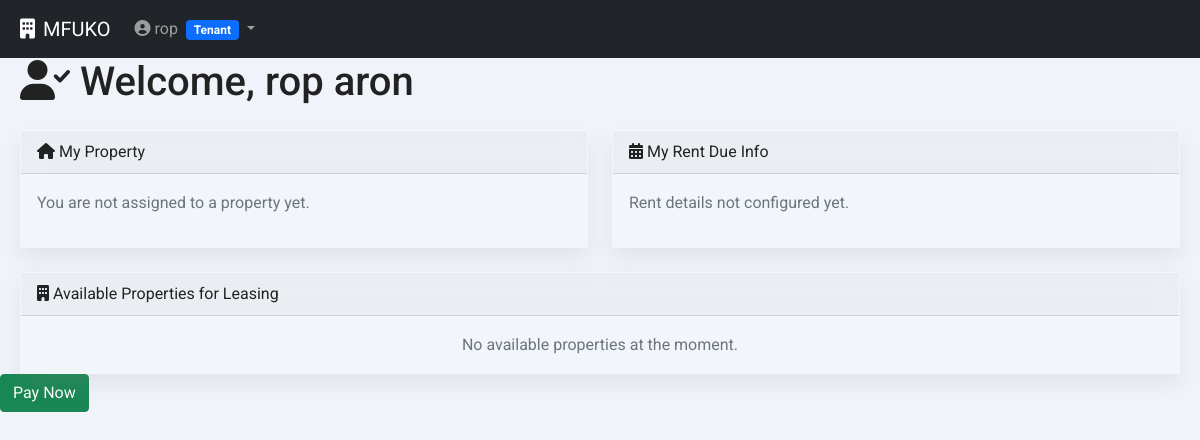
The app's page /tenant/dashboard (signed in) with its own data.
### app/models.py (models this page shows, shortened)
class User(db.Model, UserMixin):
    __tablename__ = 'user'
    id = db.Column(db.Integer, primary_key=True)
    username = db.Column(db.String(255), unique=True, nullable=True)
    email = db.Column(db.String(120), unique=True, nullable=False)
    password = db.Column(db.String(255), nullable=False)
    active = db.Column(db.Boolean(), default=True)
    fs_uniquifier = db.Column(db.String(64), unique=True, nullable=False)
    confirmed_at = db.Column(db.DateTime)
    last_login_at = db.Column(db.DateTime)
    current_login_at = db.Column(db.DateTime)
    last_login_ip = db.Column(db.String(100))
    current_login_ip = db.Column(db.String(100))
    login_count = db.Column(db.Integer)
    first_name = db.Column(db.String(100))
    last_name = db.Column(db.String(100))
    us_phone_number = db.Column(db.String(20))
    county_id = db.Column(db.Integer, db.ForeignKey('county.id', ondelete='SET NULL'), nullable=True)
    county = db.relationship('County', backref='users')
    language = db.Column(db.String(10), default='en')
    notification_preferences = db.Column(db.Text, default='{}')
    roles = db.relationship('Role', secondary='roles_users', backref=db.backref('users', lazy='dynamic'))
    properties = db.relationship('Property', backref='landlord', lazy=True)
    tenant_profile = db.relationship('Tenant', uselist=False, backref='user', cascade="all, delete-orphan")
    payments_made = db.relationship('Payment', backref='payer', lazy=True)
    audit_logs = db.relationship('AuditLog', backref='user', lazy=True)
    @property
    def prefs(self):
        try:
            return json.loads(self.notification_preferences) if self.notification_preferences else {}
        except json.JSONDecodeError:
            return {}

class Role(db.Model):
    __tablename__ = 'role'
    id = db.Column(db.Integer, primary_key=True)
    name = db.Column(db.String(50), unique=True, nullable=False)
    description = db.Column(db.String(255))

### app/routes.py (the view, shortened to what this page needs)
@main.route('/tenant/dashboard')
@login_required
@roles_required('tenant')
def tenant_dashboard():
    try:
        tenant = Tenant.query.filter_by(user_id=current_user.id).first()
        if not tenant:
            flash(_l('No tenant profile found. Contact your landlord.'), 'warning')
            return redirect(url_for('main.index'))
        today = datetime.utcnow().date()
        current_month_start = today.replace(day=1)
        due_day = tenant.due_day_of_month or 1
        try:
            due_date = current_month_start.replace(day=due_day)
        except ValueError:
            due_date = (current_month_start.replace(day=1) + timedelta(days=31)).replace(day=1) - timedelta(days=1)
        units = Unit.query.filter(Unit.status == 'vacant').all()
        available_properties = {}
        available_properties = list(available_properties.values())
        return render_template('tenant_dashboard.html', tenant=tenant, due_date=due_date, available_properties=available_properties)
    except Exception as e:
        logging.error(f"Dashboard error: {str(e)}")
        flash(_l('An error occurred while loading the dashboard. Please try again.'), 'danger')
        return redirect(url_for('main.index'))

### app/routes.py (called while the page is built)
def roles_required(*required_roles):
    def decorator(f):
        @wraps(f)
        def decorated_function(*args, **kwargs):
            if not current_user.is_authenticated:
                return redirect(url_for('main.login'))
            user_roles = {role.name for role in current_user.roles}
            if not set(required_roles).issubset(user_roles):
                flash(_l('You do not have the required permissions to access this page.'), 'danger')
                return redirect(url_for('main.index'))
            return f(*args, **kwargs)
        return decorated_function
    return decorator

### app/templates/tenant_dashboard.html (shortened to what this page needs)
{% extends 'base.html' %}
{% block content %}
<div class="dashboard-container jarallax" data-jarallax data-speed="0.8">
    <div class="container">
        <h1 class="mb-4" data-aos="fade-down"><i class="fas fa-user-check"></i> {{ _('Welcome,') }} {{ current_user.first_name }} {{ current_user.last_name }}</h1>
        <div class="row g-4 mb-4">
            <div class="col-md-6" data-aos="fade-up">
                <div class="card bg-glass">
                    <div class="card-header">
                        <i class="fas fa-home"></i> {{ _('My Property') }}
                    </div>
                    <div class="card-body">
                        {% if tenant.unit and tenant.property %}
                            <p><strong>{{ _('Property Name:') }}</strong> {{ tenant.property.name }}</p>
                            <p><strong>{{ _('Address:') }}</strong> {{ tenant.property.address }}</p>
                            <p><strong>{{ _('Type:') }}</strong> {{ tenant.property.property_type }}</p>
                            <p><strong>{{ _('Unit:') }}</strong> {{ tenant.unit.unit_number }}</p>
                        {% else %}
                            <p class="text-muted">{{ _('You are not assigned to a property yet.') }}</p>
                        {% endif %}
                    </div>
                </div>
            </div>
            <div class="col-md-6" data-aos="fade-up" data-aos-delay="200">
                <div class="card bg-glass">
                    <div class="card-header">
                        <i class="fas fa-calendar-alt"></i> {{ _('My Rent Due Info') }}
                    </div>
                    <div class="card-body">
                        {% if tenant.due_day_of_month %}
                            <p><strong>{{ _('Rent Amount:') }}</strong> KSh {{ tenant.rent_amount|floatformat(2) }}</p>
                            <p><strong>{{ _('Due Every Month On:') }}</strong> {{ tenant.due_day_of_month }}</p>
                            <p><strong>{{ _('Grace Period:') }}</strong> {{ tenant.grace_period_days or 0 }} {{ _('days') }}</p>
                        {% else %}
                            <p class="text-muted">{{ _('Rent details not configured yet.') }}</p>
                        {% endif %}
                    </div>
                </div>
            </div>
        </div>
        <div class="row" data-aos="fade-up" data-aos-delay="400">
            <div class="col-12">
                <div class="card bg-glass">
                    <div class="card-header">
                        <i class="fas fa-building"></i> {{ _('Available Properties for Leasing') }}
                    </div>
                    <div class="card-body p-0">
                        {% if available_properties %}
                        <div class="table-responsive">
                            <table class="table table-hover mb-0">
                                <thead>
                                    <tr>
                                        <th>{{ _('Name') }}</th>
                                        <th>{{ _('Address') }}</th>
                                        <th>{{ _('Type') }}</th>
                                        <th>{{ _('Units Available') }}</th>
                                    </tr>
                                </thead>
                                <tbody>
                                    {% for prop in available_properties %}
                                    <tr>
                                        <td data-label="Name">{{ prop.name }}</td>
                                        <td data-label="Address">{{ prop.address }}</td>
                                        <td data-label="Type">{{ prop.property_type }}</td>
                                        <td data-label="Units Available">{{ prop.units_available }}</td>
                                    </tr>
                                    {% endfor %}
                                </tbody>
                            </table>
                        </div>
                        {% else %}
                        <div class="p-3 text-muted text-center">{{ _('No available properties at the moment.') }}</div>
                        {% endif %}
                    </div>
                </div>
            </div>
        </div>
    </div>
</div>
<div><a href="{{ url_for('main.tenant_make_payment') }}" class="btn btn-success">Pay Now</a>
</div>
{% endblock %}

### app/templates/base.html (shortened to what this page needs)
<!DOCTYPE html>
<html lang="en">
<head>
    <link href="https://cdn.jsdelivr.net/npm/bootstrap@5.1.3/dist/css/bootstrap.min.css" rel="stylesheet">
    <link rel="stylesheet" href="https://cdnjs.cloudflare.com/ajax/libs/font-awesome/6.0.0-beta3/css/all.min.css" />
    <link rel="stylesheet" href="https://unpkg.com/aos@2.3.1/dist/aos.css">
    <link rel="stylesheet" href="https://unpkg.com/swiper@8.4.7/swiper-bundle.min.css">
</head>
<body data-aos-easing="ease" data-aos-duration="1200" data-aos-delay="0">
    <nav class="navbar navbar-expand-lg navbar-dark bg-dark">
        <div class="container">
            <a class="navbar-brand" href="{{ url_for('main.index') }}">
                <i class="fas fa-building me-2"></i>MFUKO
            </a>
            {% if current_user.is_authenticated %}
            <div class="collapse navbar-collapse" id="navbarNav">
                <ul class="navbar-nav">
                    <li class="nav-item dropdown">
                        <a class="nav-link dropdown-toggle" href="#" id="userDropdown" role="button" data-bs-toggle="dropdown">
                            <i class="fas fa-user-circle me-1"></i>{{ current_user.first_name }}
                            {% for role in current_user.roles %}
                            <span class="badge bg-primary role-badge ms-1">{{ role.name.replace('_', ' ').title() }}</span>
                            {% endfor %}
                        </a>
                    </li>
                </ul>
            </div>
            {% else %}
            <div class="d-flex">
                <a href="{{ url_for('auth.login') }}" class="btn btn-info me-2">Login</a>
                <a href="{{ url_for('auth.register') }}" class="btn btn-primary">Register</a>
            </div>
            {% endif %}
        </div>
    </nav>
    {% block content %}{% endblock %}
</body>
</html>

### app/templates/base.html (style rules this page uses)
:root { --primary-color: #34c759; --secondary-color: #2aa648; --accent-color: #ffd700; --text-color: #222; --light-text-color: #ffffff; --background-color: #f0f4fa; --card-background: rgba(155, 252, 240, 0.774); --shadow-light: rgba(11, 175, 120, 0.986); --shadow-medium: rgba(139, 134, 143, 0.15); --shadow-strong: rgba(139, 119, 119, 0.25); }
body { font-family: 'Roboto', sans-serif; margin: 0; padding: 0; box-sizing: border-box; background-color: var(--background-color); color: var(--text-color); line-height: 1.6; scroll-behavior: smooth; }
.container { max-width: 1200px; margin: 0 auto; padding: 0 20px; }
.bg-glass { background: rgba(255, 255, 255, 0.15); backdrop-filter: blur(12px); -webkit-backdrop-filter: blur(12px); border: 1px solid rgba(255, 255, 255, 0.2); box-shadow: 0 10px 20px var(--shadow-medium); }

### records on screen
User: first_name "rop", last_name "aron"
Role: name.replace "Tenant"
